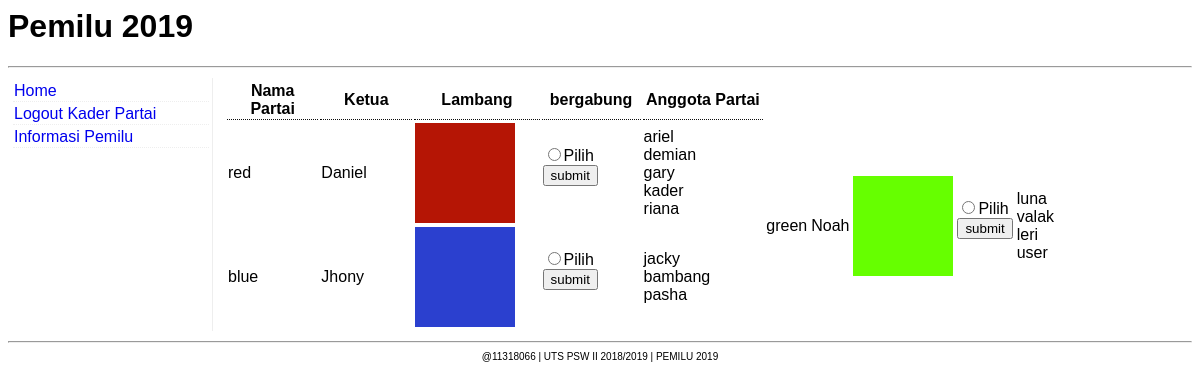
The page /11318066_uts_D3TI/index.php (signed in) on the database its author committed.
### tables this page shows
CREATE TABLE `partai` (
  `id_partai` int(11) NOT NULL,
  `name` varchar(45) NOT NULL,
  `image` varchar(45) NOT NULL,
  `ketua` varchar(220) NOT NULL
);

CREATE TABLE `anggotapartai` (
  `id` int(11) NOT NULL,
  `id_partai` int(11) NOT NULL,
  `name` varchar(45) NOT NULL,
  `date_time` datetime NOT NULL
);

### 11318066_uts_D3TI/functions/database.php (called while the page is built, shortened)
<?php
	$con = mysqli_connect("localhost", "root", "");
	function execQ($strQ){
		global $con;
		$res = mysqli_query($con, $strQ);
		return $res;
	}
	function getPartai(){
		$strQ = "select * from partai";
		$partai = execQ($strQ);
		return $partai;
	}
	function getAnggota($dtaAnggota){
		$strQ = "select * from anggotapartai where id_partai = ".$dtaAnggota ;
		$anggota = execQ($strQ);
		return $anggota;
	}
?>

### 11318066_uts_D3TI/kader.php (the view, shortened to what this page needs)
<?php
require_once(dirname(__FILE__).'/functions/database.php');
?>
<table style="width:100%">
	<tr>
		<th style="width:20%" class="t_header">Nama Partai</th>
		<th style="width:20%" class="t_header">Ketua</th>
		<th style="width:20%" class="t_header">Lambang</th>
		<th style="width:15%" class="t_header">bergabung</th>
		<th style="width:25%" class="t_header">Anggota Partai</th>
	</tr>
	<?php
		$x = 1;
		$partai = getPartai();
	while($datapartai = mysqli_fetch_array($partai, MYSQLI_ASSOC)){
	?>
		<tr>
		<td rowspan=2 style="width:20%"><?=$datapartai['name']?></td>
		<td rowspan=2 style="width:20%"><?=$datapartai['ketua']?></td>
		<td rowspan=2 style="width:20%"><img src="images/<?=$datapartai['image']?>" width="100px" height="100px"></td>
		<td rowspan=2 style="width:15%">
		<form method=post action="index.php">
		<input type="radio" name="partai" value="<?=$datapartai['name']?>">Pilih
		<input type=submit value=submit>
		<td rowspan=2 style="width: 25%">
		<?php
			$anggota = getAnggota($x);
			while($dataAnggota = mysqli_fetch_array($anggota, MYSQLI_ASSOC)){?>
				<?php
			echo $dataAnggota['name']. "<br>";
			?>
			<?php }
			$x++;
		?>
		</td>
		</form>
		</td>
		</tr>
<?php
}
?>
</table>

### 11318066_uts_D3TI/css/style.css (style rules this page uses)
body { font-family: verdana, arial; }
.t_header { border-bottom: dotted 1px #0e0e0e; font-weight:bold; }

### rows shown on the page
partai: name "red", ketua "Daniel", image (picture)
anggotapartai: name "ariel"
anggotapartai: name "demian"
anggotapartai: name "gary"
anggotapartai: name "kader"
anggotapartai: name "riana"
partai: name "green", ketua "Noah", image (picture)
anggotapartai: name "luna"
anggotapartai: name "valak"
anggotapartai: name "leri"
anggotapartai: name "user"
partai: name "blue", ketua "Jhony", image (picture)
anggotapartai: name "jacky"
anggotapartai: name "bambang"
anggotapartai: name "pasha"
